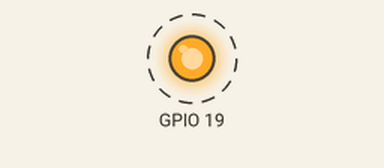
Simulated run of this program. Board: Raspberry Pi (BCM pin numbers). Parts: output pins drawn as LEDs (lit = HIGH). Dashed ring = blinking. At 20.0 s the program stops and its outputs stay as they are.

Above: at 0.5 s.
Timing chart, 0 to 4.6 s (numbered marks = the images above):
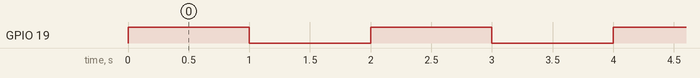

The program:

led_blink.py
```python
import RPi.GPIO as GPIO # module to control Pi GPIO channels
import time

# Function name :blink()
# Input : Pin number
# Output : Alternating high and low logic levels on the pin
# Example call: blink(pin)
def blink(pin):
        GPIO.output(pin,GPIO.HIGH)
        time.sleep(1) # to see the blinking effect clearly
		      # we give a delay
        GPIO.output(pin,GPIO.LOW)
        time.sleep(1)
        return

# to use Raspberry Pi BCM pin
GPIO.setmode(GPIO.BCM)

# setting the GPIO 19 as output(i.e IC pin 35) since we are using board in 'BOARD MODE'
# so refering the IC pin
GPIO.setup(19, GPIO.OUT)

# blink GPIO 19(i.e IC pin 35) 10 times
for i in range(0,10):
        blink(19) # call

#to clean up all the ports used
GPIO.cleanup()
```

Measured:
- by itself, GPIO 19: alternates HIGH for 1.0 s and LOW for 1.0 s, 20 changes in all, then stays LOW
